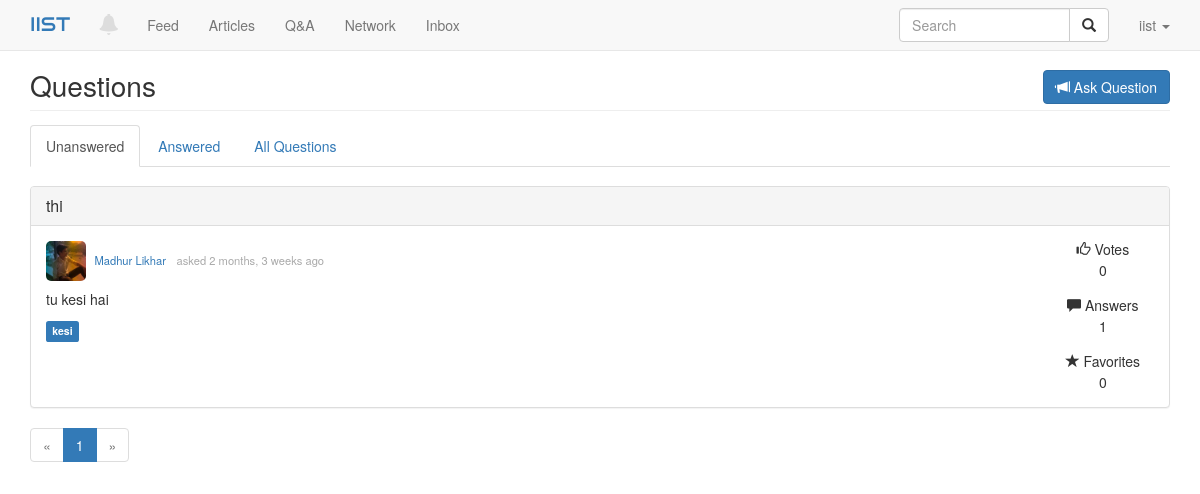
Page /questions/ (signed in) on the committed database.
### bootcamp/authentication/models.py (models this page shows, shortened)
@python_2_unicode_compatible
class Profile(models.Model):
    user        = models.OneToOneField(User, on_delete=models.CASCADE)
    first_name  = models.CharField(max_length=200,blank=True)
    last_name   = models.CharField(max_length=200,blank=True)
    email       = models.EmailField(blank=True)
    phone       = models.CharField(max_length=100,blank=True)
    dob         = models.DateField(default=datetime.date.today,blank=True)
    avatar      = models.ImageField(upload_to='profile_pictures',default='profile/mansi.jpg',blank=True)
    location    =models.CharField(max_length=200,blank=True)
    ten         = models.CharField(max_length=100,blank=True)
    tenpy       = models.CharField(max_length=100,blank=True)
    twelve      = models.CharField(max_length=100,blank=True)
    twelvepy    = models.CharField(max_length=100,blank=True)
    branch      = models.CharField(max_length=100,blank=True)
    cgpa        = models.CharField(max_length=100,blank=True)
    live_kt     = models.CharField(max_length=100,blank=True)
    dead_kt     = models.CharField(max_length=100,blank=True)
    passing_year = models.CharField(max_length=100,blank=True)
    profile     = models.TextField(max_length=4000,blank=True)
    interest    = models.TextField(max_length=4000,blank=True)
    skills      = models.TextField(max_length=4000,blank=True)
    awards      = models.TextField(max_length=4000,blank=True)
    experience  = models.TextField(max_length=4000,blank=True)
    project     = models.URLField(max_length=4000,blank=True)
    facebook        = models.URLField(blank=True)
    twitter         = models.URLField(blank=True)
    linkedin        = models.URLField(blank=True)
    google_plus     = models.URLField(blank=True)
    iframe_maps     = models.TextField(blank=True)
    class Meta:
        db_table = 'auth_profile'
    def get_picture(self):
        no_picture = 'http://trybootcamp.vitorfs.com/static/img/user.png'
        try:
            filename = settings.MEDIA_ROOT + '/profile_pictures/' +\
                self.user.username + '.jpg'
            picture_url = settings.MEDIA_URL + 'profile_pictures/' +\
                self.user.username + '.jpg'
            if os.path.isfile(filename):  # pragma: no cover
                return picture_url
            else:  # pragma: no cover
                gravatar_url = 'http://www.gravatar.com/avatar/{0}?{1}'.format(
                    hashlib.md5(self.user.email.lower()).hexdigest(),
                    urllib.urlencode({'d': no_picture, 's': '256'})
                    )
                return gravatar_url
        except Exception:
            return no_picture
    def get_screen_name(self):
        try:
            if self.user.get_full_name():
                return self.user.get_full_name()
            else:
                return self.user.username
        except Exception:  # pragma: no cover
            return self.user.username

### bootcamp/questions/models.py (models this page shows, shortened)
@python_2_unicode_compatible
class Question(models.Model):
    user = models.ForeignKey(User, on_delete=models.CASCADE)
    title = models.CharField(max_length=255)
    description = models.TextField(max_length=2000)
    create_date = models.DateTimeField(auto_now_add=True)
    update_date = models.DateTimeField(auto_now_add=True)
    votes = models.IntegerField(default=0)
    favorites = models.IntegerField(default=0)
    has_accepted_answer = models.BooleanField(default=False)
    tags = TaggableManager()
    class Meta:
        verbose_name = 'Question'
        verbose_name_plural = 'Questions'
        ordering = ('-update_date',)
    @staticmethod
    def get_unanswered():
        return Question.objects.filter(has_accepted_answer=False)
    def get_answers_count(self):
        return Answer.objects.filter(question=self).count()
    def get_description_preview(self):
        if len(self.description) > 255:
            return '{0}...'.format(self.description[:255])
        else:
            return self.description
    def get_description_preview_as_markdown(self):
        return markdown.markdown(self.get_description_preview(),
                                 safe_mode='escape')

### bootcamp/questions/views.py (the view)
# urls.py: url(r'^questions/', include('bootcamp.questions.urls')),
@login_required
def questions(request):
    return unanswered(request)

### bootcamp/questions/views.py (called while the page is built)
@login_required
def _questions(request, questions, active):
    paginator = Paginator(questions, 10)
    page = request.GET.get('page')
    try:
        questions = paginator.page(page)
    except PageNotAnInteger:
        questions = paginator.page(1)
    except EmptyPage:  # pragma: no cover
        questions = paginator.page(paginator.num_pages)
    return render(request, 'questions/questions.html', {
        'questions': questions,
        'active': active
    })

@login_required
def unanswered(request):
    questions = Question.get_unanswered()
    return _questions(request, questions, 'unanswered')

### bootcamp/questions/templates/questions/questions.html (shortened to what this page needs)
{% extends 'base.html' %}
{% load staticfiles %}
{% load i18n %}
{% block head %}
  <link href="{% static 'css/questions.css' %}" rel="stylesheet">
{% endblock head %}
{% block main %}
  <div class="page-header">
    <a href="{% url 'ask' %}" class="btn btn-primary pull-right">
      <span class="glyphicon glyphicon-bullhorn"></span> {% trans "Ask Question" %}
    </a>
    <h1>{% trans "Questions" %}</h1>
  </div>
  <div class="questions">
    <ul class="nav nav-tabs" style="margin-bottom: 1.4em">
      <li{% if active == 'unanswered' %} class="active"{% endif %}><a href="{% url 'unanswered' %}">{% trans "Unanswered" %}</a></li>
      <li{% if active == 'answered' %} class="active"{% endif %}><a href="{% url 'answered' %}">{% trans "Answered" %}</a></li>
      <li{% if active == 'all' %} class="active"{% endif %}><a href="{% url 'all' %}">{% trans "All Questions" %}</a></li>
    </ul>
    {% for question in questions %}
      {% include 'questions/partial_question.html' with question=question %}
    {% empty %}
      <h4 class="no-data">{% trans "No question to display" %}</h4>
    {% endfor %}
    {% include 'paginator.html' with paginator=questions %}
  </div>
{% endblock main %}

### bootcamp/templates/base.html (shortened to what this page needs)
{% load staticfiles i18n %}
<!DOCTYPE html>
<html lang="en">
  <head>
    <link rel="stylesheet" href="https://ajax.googleapis.com/ajax/libs/jqueryui/1.12.1/themes/smoothness/jquery-ui.css">
    <link rel ="stylesheet" href="https://maxcdn.bootstrapcdn.com/bootstrap/3.3.7/css/bootstrap.min.css">
    <link href="{% static 'css/bootcamp.css' %}?v=1" rel="stylesheet">
    {% block head %}{% endblock %}
  </head>
  <body>
    {% block body %}
      <header>
        <nav class="navbar navbar-default navbar-fixed-top" role="navigation">
          <div class="container">
            <div class="navbar-header">
              <a style="color:#337ab7" class="navbar-brand" href="{% url 'home' %}">IIST</a>
            </div>
            <div class="collapse navbar-collapse" id="menu">
              <ul class="nav navbar-nav">
                <li>
                  <a href="#" id="notifications" data-container="body" data-toggle="popover" data-placement="bottom" title="Notifications">
                    <span class="glyphicon glyphicon-bell"></span>
                  </a>
                </li>
                <li><a href="{% url 'feeds' %}">{% trans 'Feed' %}</a></li>
                <li><a href="{% url 'articles' %}">{% trans 'Articles' %}</a></li>
                <li><a href="{% url 'questions' %}">{% trans 'Q&A' %}</a></li>
                <li><a href="{% url 'network' %}">{% trans 'Network' %}</a></li>
                <li><a href="{% url 'inbox' %}">Inbox  </a></li>
              </ul>
              <ul class="nav navbar-nav navbar-right">
                {% if not hide_search %}
                  <form class="navbar-form navbar-left" role="search" action="{% url 'search' %}">
                    <div class="input-group" style="width:210px">
                      <input type="text" class="form-control" id="auto-search" name="q" placeholder="Search">
                      <span class="input-group-btn">
                        <button type="submit" class="btn btn-default"><span class="glyphicon glyphicon-search"></span></button>
                      </span>
                    </div>
                  </form>
                {% endif %}
                <li class="dropdown">
                  <a href="#" class="dropdown-toggle" data-toggle="dropdown">{{ user.profile.get_screen_name }} <b class="caret"></b></a>
                </li>
              </ul>
            </div>
          </div>
        </nav>
      </header>
      <main>
        <div class="container">
          {% block main %}
          {% endblock main %}
        </div>
      </main>
    {% endblock body %}
  </body>
</html>

### bootcamp/questions/templates/questions/partial_question.html (shortened to what this page needs)
{% load humanize %}
<div class="panel panel-default question" question-id="{{ question.id }}">
  <div class="panel-heading">
    <h3 class="panel-title">
      <a href="{% url 'question' question.pk %}">{{ question.title }}</a>
    </h3>
  </div>
  <div class="panel-body clearfix">
    <div class="question-info">
      <div class="info">
        <h5><span class="glyphicon glyphicon-thumbs-up"></span> Votes</h5>
        <span>{{ question.votes }}</span>
      </div>
      <div class="info">
        <h5><span class="glyphicon glyphicon-comment"></span> Answers</h5>
        <span>{{ question.get_answers_count }}</span>
      </div>
      <div class="info">
        <h5><span class="glyphicon glyphicon-star"></span> Favorites</h5>
        <span>{{ question.favorites }}</span>
      </div>
    </div>
    <div class="question-user">
      <a href="{% url 'profile' question.user.username %}"><img src="{{ question.user.profile.get_picture }}" class="user"></a>
      <a href="{% url 'profile' question.user.username %}" class="username">{{ question.user.profile.get_screen_name }}</a>
      <span class="asked">asked {{ question.update_date|naturaltime }}</span>
    </div>
    <div class="question-description">
      {{ question.get_description_preview_as_markdown|safe }}
    </div>
    {% if question.tags.names %}
      <p>
        {% for tag in question.tags.names %}
          <span class="label label-primary">{{ tag }}</span>
        {% endfor %}
      </p>
    {% endif %}
  </div>
</div>

### bootcamp/templates/paginator.html
<ul class="pagination">
  {% if paginator.has_previous %}
    <li><a href="?page={{ paginator.previous_page_number }}">&laquo;</a></li>
  {% else %}
    <li class="disabled"><span>&laquo;</span></li>
  {% endif %}
  {% for i in paginator.paginator.page_range %}
    {% if paginator.number == i %}
      <li class="active"><span>{{ i }} <span class="sr-only">(current)</span></span></li>
    {% else %}
      <li><a href="?page={{ i }}">{{ i }}</a></li>
    {% endif %}
  {% endfor %}
  {% if paginator.has_next %}
    <li><a href="?page={{ paginator.next_page_number }}">&raquo;</a></li>
  {% else %}
    <li class="disabled"><span>&raquo;</span></li>
  {% endif %}
</ul>

### bootcamp/static/css/bootcamp.css (style rules this page uses)
body { padding-top: 70px; }
header .navbar-brand { font-size: 1.4em; font-weight: 200; font-family: "Audiowide", cursive; }
.page-header { margin: 0; }
.page-header h1 { margin: 0; font-weight: 100; font-size: 2em; }
#notifications { font-size: 1.5em; padding: 13px; color: #dddddd; }

### bootcamp/questions/static/css/questions.css (style rules this page uses)
.questions { margin-top: 1em; }
.questions .pagination { margin: 0; }
.questions .user { width: 25px; border-radius: 3px; }
.questions .asked { color: #aaaaaa; font-size: .8em; }
.questions .username { margin-left: .3em; font-weight: 500; font-size: 0.8em; }
.questions .question-user { margin-bottom: .6em; }
.answer .answer-user, .question .question-user { margin-bottom: .6em; }
.answer .answer-user .user, .question .question-user .user { width: 40px; border-radius: 5px; }
.answer .answer-user .username, .question .question-user .username { margin-left: .4em; }
.answer .answered, .question .asked { color: #aaaaaa; margin-left: .6em; }
.question-info { text-align: center; float: right; padding: 0 1em; }
.question-info h5 { margin: 0; margin-bottom: .2em; }
.question-info .info:first-child { margin-bottom: 1.2em; }
.question-info .info:nth-child(2) { margin-bottom: 1.2em; }

### rows in the picture
Question: title "thi", votes "0", get_answers_count "1", favorites "0", user.profile.get_picture (picture), user.profile.get_screen_name "Madhur Likhar", update_date "2 months, 3 weeks ago", get_description_preview_as_markdown "tu kesi hai"
Tag: tag "kesi"

### other values in the picture
{{ user.profile.get_screen_name }} "iist"
{{ i }} "1"
